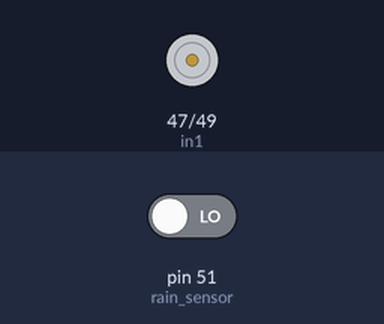
Simulated run of this sketch. Board: Arduino Mega 2560, built with avr-gcc and run on an emulated ATmega2560. Shown: motor-driver pin pairs drawn as motors (green arrow = first pin HIGH = forward, orange = second pin HIGH = backward, longer = more drive). The inputs (shaded band) are chosen by the test bench; at power-on: pin 51 (rain_sensor) LOW.

Above: at 1.2 s.
1.3 s: pin 51 (rain_sensor) driven HIGH
At 1.6 s:
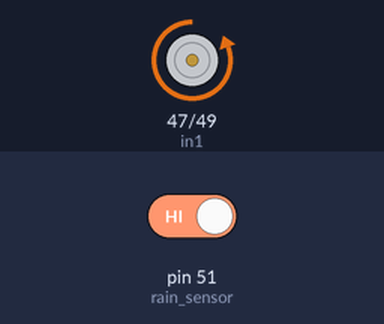
Timing chart, 0 to 7.8 s (numbered marks = the images above; inputs shaded):
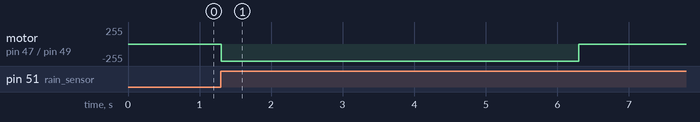

Measured:
- after the input at 1.3 s, motor on pin 47 (in1) / pin 49 (in2): stopped → backward 255/255 at once, → stopped 5.0 s later

The sketch:

rain_mega.ino
```cpp
int flag=0;
void setup() {
  // put your setup code here, to run once:
  Serial.begin(9600);
  pinMode(47,OUTPUT); //in1,in3
  pinMode(49,OUTPUT); //in2,in4
  pinMode(51,INPUT); //rain sensor

}


void loop() {
  // put your main code here, to run repeatedly:
  digitalWrite(47,LOW);
  digitalWrite(49,LOW);

  if(digitalRead(51)==HIGH && flag==0){
    digitalWrite(49,HIGH);
    digitalWrite(47,LOW);
    delay(5000);
    flag++;

    }
  if(digitalRead(51)==LOW && flag==1){
    digitalWrite(47,HIGH);
    digitalWrite(49,LOW);
    delay(5000);
    flag--;
    }
}
```
